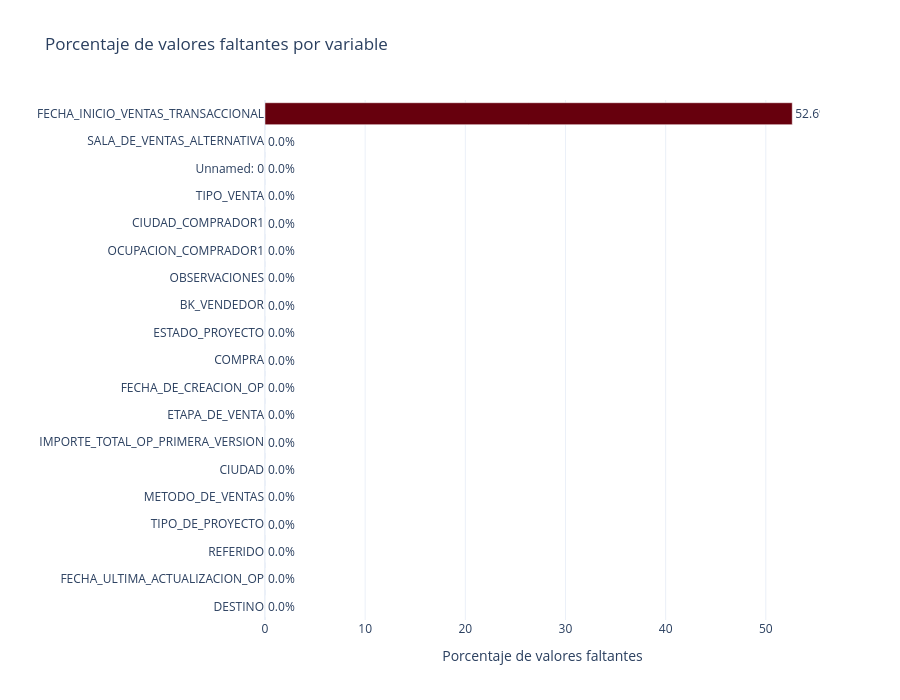

Write notebook code for a chart like this one.
### Code cell
fig = px.bar(
    perfil.sort_values("Nulos_pct"),
    x="Nulos_pct",
    y="Variable",
    orientation="h",
    text="Nulos_pct",
    title="Porcentaje de valores faltantes por variable",
    color="Nulos_pct",
    color_continuous_scale="Reds",
    height=700
)

fig.update_traces(
    texttemplate="%{text:.1f}%",
    textposition="outside"
)

fig.update_layout(
    template="plotly_white",
    xaxis_title="Porcentaje de valores faltantes",
    yaxis_title="",
    coloraxis_showscale=False
)

fig.show()

### Figure 1 — Plotly figure (JSON) as saved in the notebook; plotly's stock layout.template omitted (floating-point values rounded to 4 significant figures)
{"data": [{"hovertemplate": "Nulos_pct=%{marker.color}<br>Variable=%{y}<extra></extra>", "legendgroup": "", "marker": {"color": [0.0, 0.0, 0.0, 0.0, 0.0, 0.0, 0.0, 0.0, 0.0, 0.0, 0.0, 0.0, 0.0, 0.0, 0.0, 0.0, 0.0, 0.0, 52.64], "coloraxis": "coloraxis", "pattern": {"shape": ""}}, "name": "", "orientation": "h", "showlegend": false, "text": [0.0, 0.0, 0.0, 0.0, 0.0, 0.0, 0.0, 0.0, 0.0, 0.0, 0.0, 0.0, 0.0, 0.0, 0.0, 0.0, 0.0, 0.0, 52.64], "textposition": "outside", "texttemplate": "%{text:.1f}%", "type": "bar", "x": [0.0, 0.0, 0.0, 0.0, 0.0, 0.0, 0.0, 0.0, 0.0, 0.0, 0.0, 0.0, 0.0, 0.0, 0.0, 0.0, 0.0, 0.0, 52.64], "xaxis": "x", "y": ["DESTINO", "FECHA_ULTIMA_ACTUALIZACION_OP", "REFERIDO", "TIPO_DE_PROYECTO", "METODO_DE_VENTAS", "CIUDAD", "IMPORTE_TOTAL_OP_PRIMERA_VERSION", "ETAPA_DE_VENTA", "FECHA_DE_CREACION_OP", "COMPRA", "ESTADO_PROYECTO", "BK_VENDEDOR", "OBSERVACIONES", "OCUPACION_COMPRADOR1", "CIUDAD_COMPRADOR1", "TIPO_VENTA", "Unnamed: 0", "SALA_DE_VENTAS_ALTERNATIVA", "FECHA_INICIO_VENTAS_TRANSACCIONAL"], "yaxis": "y"}], "layout": {"barmode": "relative", "coloraxis": {"autocolorscale": false, "colorbar": {"title": {"text": "Nulos_pct"}}, "colorscale": [[0, "rgb(255,245,240)"], [0.125, "rgb(254,224,210)"], [0.25, "rgb(252,187,161)"], [0.375, "rgb(252,146,114)"], [0.5, "rgb(251,106,74)"], [0.625, "rgb(239,59,44)"], [0.75, "rgb(203,24,29)"], [0.875, "rgb(165,15,21)"], [1, "rgb(103,0,13)"]], "showscale": false}, "height": 700, "legend": {"tracegroupgap": 0}, "title": {"text": "Porcentaje de valores faltantes por variable"}, "xaxis": {"anchor": "y", "domain": [0, 1], "title": {"text": "Porcentaje de valores faltantes"}}, "yaxis": {"anchor": "x", "domain": [0, 1], "title": {"text": ""}}}}
